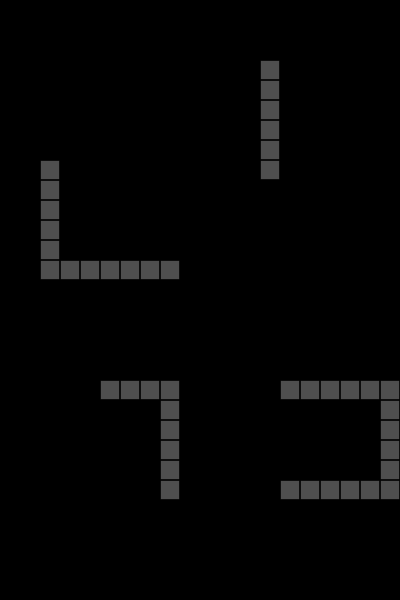

A 2D game scene composited from a Tiled map and its tileset images. What follows is a short description and the map's XML, with each tile layer's data collapsed to a summary:
An orthogonal 20x30 tile map with 20x20 px tiles, 1 tile layer (Tile Layer 1).

<map version="1.0" orientation="orthogonal" width="20" height="30" tilewidth="20" tileheight="20">
 <tileset firstgid="1" name="tile2" tilewidth="20" tileheight="20">
  <image source="../assets/tile2.png" width="20" height="20" />
 </tileset>
 <layer name="Tile Layer 1" width="20" height="30">
  <data>[600 cells, 43 non-empty, 1 distinct tile ids]</data>
 </layer>
</map>